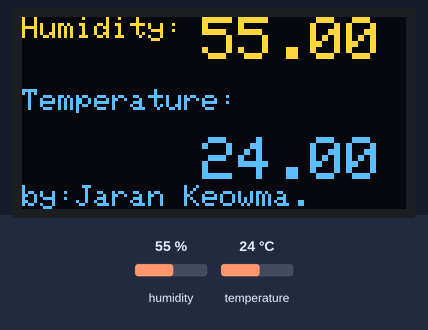
The sketch below on a simulated Arduino Uno, built with avr-gcc and run on an emulated ATmega328P. Shown: 128×64 one-colour display. Inputs (shaded band) come from the test bench; at power-on: humidity 55 %, temperature 24 °C. The OLED is the two-colour kind (top 16 rows yellow); what the sketch prints to the serial monitor is not drawn.

Above: at 4.8 s.
4.9 s: humidity set to 22 %
At 6.7 s:
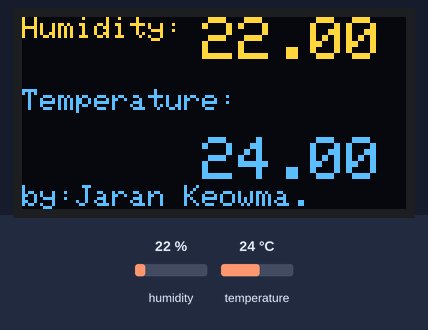
7.9 s: temperature set to 12 °C
At 8.9 s:
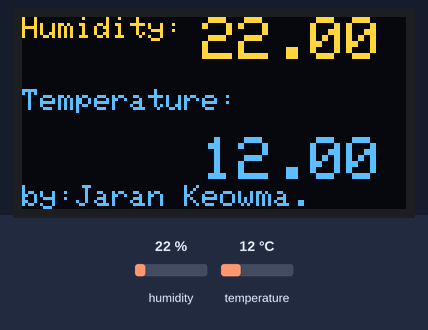
10.9 s: humidity set to 40 %
At 13.3 s:
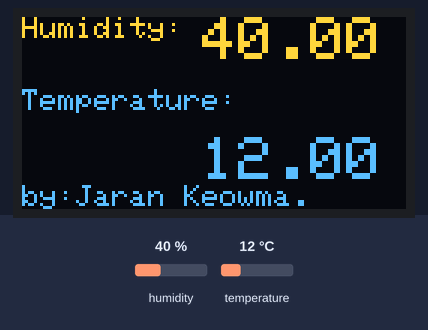
13.9 s: temperature set to 19 °C
At 15.6 s:
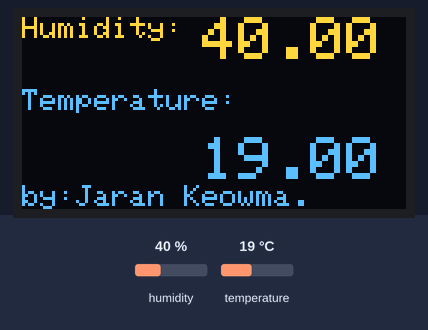
Timing chart, 0 to 17.1 s (numbered marks = the images above; inputs shaded):
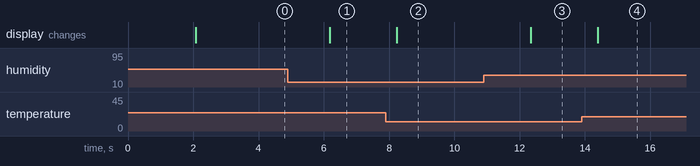

Measured:
- after the input at 4.9 s, the display: changes after 1.3 s (image 1)
- after the input at 7.9 s, the display: changes after 0.34 s (image 2)
- after the input at 10.9 s, the display: changes after 1.4 s (image 3)
- after the input at 13.9 s, the display: changes after 0.49 s (image 4)

The sketch:

Wire128x64SH1106-DHT22-SH1106-jaran.ino
```cpp
// Arduino weather station.
// By Jaran Keowma.
// https://github.com/Jarank/Arduino-Training/
// Simple I2C test for ebay SH1106 128x64 oled.
#include <Wire.h>
#include "SSD1306Ascii.h"
#include "SSD1306AsciiWire.h"
#include "DHT.h"

DHT dht;

// 0X3C+SA0 - 0x3C or 0x3D
#define I2C_ADDRESS 0x3C

// Define proper RST_PIN if required.
#define RST_PIN -1

SSD1306AsciiWire oled;
//------------------------------------------------------------------------------
void setup() {
  Wire.begin();
  Wire.setClock(400000L);

Serial.begin(9600);
Serial.println();
Serial.println("Status\tHumidity (%)\tTemperature (C)\t(F)");

dht.setup(2); // data pin 2


#if RST_PIN >= 0
  oled.begin(&SH1106_128x64, I2C_ADDRESS, RST_PIN);
#else // RST_PIN >= 0
  oled.begin(&SH1106_128x64, I2C_ADDRESS);
#endif // RST_PIN >= 0

  oled.setFont(Adafruit5x7);

  uint32_t m = micros();
  oled.clear();
  oled.println("Hello PTT!");
  oled.println("Have a nice day. :)");
  oled.println();
  oled.set2X();
  oled.println("REG10");
  oled.set1X();
  oled.print("\nmicros: ");
  oled.print(micros() - m);
}
//------------------------------------------------------------------------------
void loop() {
  delay(dht.getMinimumSamplingPeriod());

float humidity = dht.getHumidity(); // ดึงค่าความชื้น
float temperature = dht.getTemperature(); // ดึงค่าอุณหภูมิ

Serial.print(dht.getStatusString());
Serial.print("\t");
Serial.print(humidity, 1);
Serial.print("\t\t");
Serial.print(temperature, 1);
Serial.print("\t\t");
Serial.println(dht.toFahrenheit(temperature), 1);

oled.setFont(Adafruit5x7);
uint32_t m = micros();
oled.clear();
//oled.println("Hello PTT!");
//  oled.println();
  oled.set1X();
  oled.print("Humidity: ");
  oled.set2X();
  oled.print("");
  oled.println(humidity);
  oled.set1X();
  oled.println();
  oled.set1X();
  oled.println("Temperature:");
  oled.println();
  oled.set2X();
  oled.print("     ");
  oled.println(temperature);
  oled.set1X();
  oled.print("\nby:Jaran Keowma.");

}
```
